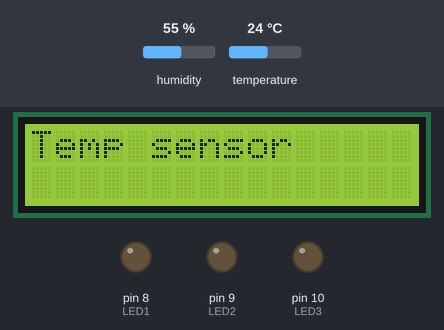
Bench run of a sketch on a simulated Arduino Uno, built with avr-gcc and run on an emulated ATmega328P. On the bench: 16×2 character LCD, output pins drawn as LEDs (lit = HIGH). The inputs (shaded band) are chosen by the test bench; at power-on: temperature 24 °C, humidity 55 %. What the sketch prints to the serial monitor is not drawn.

Above: at 0.1 s.
2.8 s: temperature set to 27 °C
At 7.8 s:
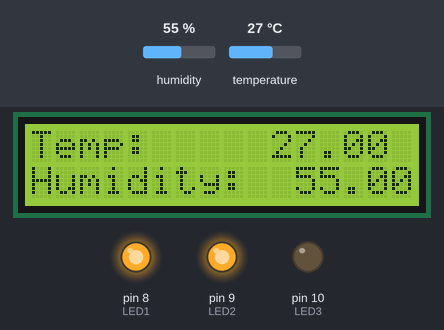
8.1 s: humidity set to 22 %
At 14.0 s:
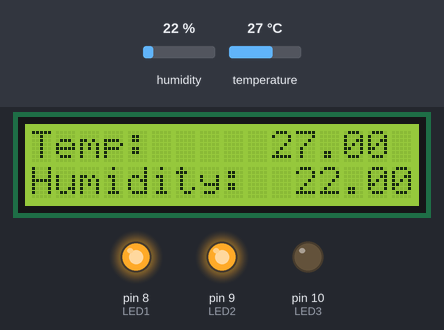
14.3 s: humidity set to 40 %
At 19.4 s:
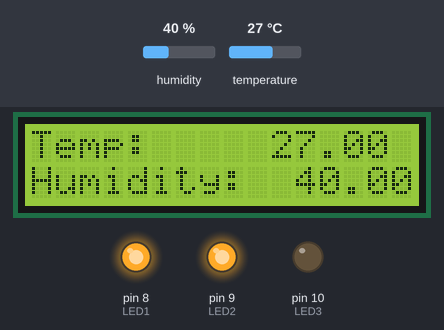
20.4 s: temperature set to 12 °C
At 25.8 s:
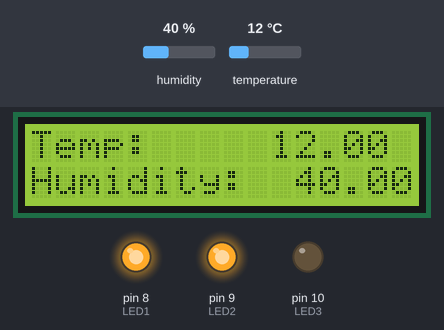
Timing chart, 0 to 27.3 s (numbered marks = the images above; inputs shaded):
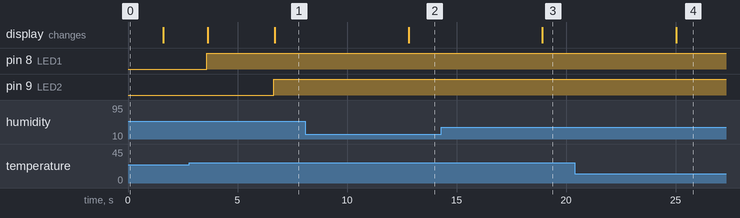

Measured:
- the behaviour switches between 25 and 26 °C on temperature (found by bisection; images 0 and 1)
- after the input at 2.8 s, pin 9 (LED2): LOW → HIGH after 3.9 s; the display: first differs from a run without the input after 3.9 s (image 1)
- after the input at 8.1 s, the display: changes after 4.7 s (image 2)
- after the input at 14.3 s, the display: changes after 4.6 s (image 3)
- after the input at 20.4 s, the display: changes after 4.6 s (image 4)

The sketch:

DHT_sensor.ino
```cpp
#include<DHT.h>
#include<LiquidCrystal_I2C.h>
#define DHT_PIN 5
#define DHT_TYPE DHT11
#define LED1 8
#define LED2 9
#define LED3 10
DHT dht(DHT_PIN, DHT_TYPE);
LiquidCrystal_I2C lcd(0x27, 16, 2);
void setup() {
  // put your setup code here, to run once:
  Serial.begin(115200);
  dht.begin();
  Serial.println("DHT Sensor Test");
  lcd.init();
  lcd.backlight();
  lcd.setCursor(0, 0);
  lcd.print("Temp sensor");
  delay(1500);
  lcd.clear();
  pinMode(LED1, OUTPUT);
  pinMode(LED2, OUTPUT);
  pinMode(LED3, OUTPUT);
}

void loop() {
  // put your main code here, to run repeatedly:
  float temperature= dht.readTemperature();
  float humidity= dht.readHumidity();
  if(isnan(temperature) || isnan(humidity)){
    Serial.println("Failed to read from DHT11");
    delay(2000);
    return;
  }
  Serial.println("Temperature: ");
  Serial.print(temperature);
  Serial.println(" C");
  Serial.println("Humidity: ");
  Serial.print(humidity);
  Serial.println(" %");
  delay(2000);

  if(temperature<=25){
    digitalWrite(LED1, HIGH);

  }
  else if(temperature>=25 || temperature<= 30){
    digitalWrite(LED2, HIGH);

  }
  else{
    digitalWrite(LED3, HIGH);

  }

  lcd.setCursor(0, 0);
  lcd.print("Temp:  ");
  lcd.setCursor(10, 0);
  lcd.print(temperature);
  lcd.print(" C");
  lcd.setCursor(0, 1);
  lcd.print("Humidity:  ");
  lcd.print(humidity);
  lcd.print(" %");
  delay(1000);
}
```
